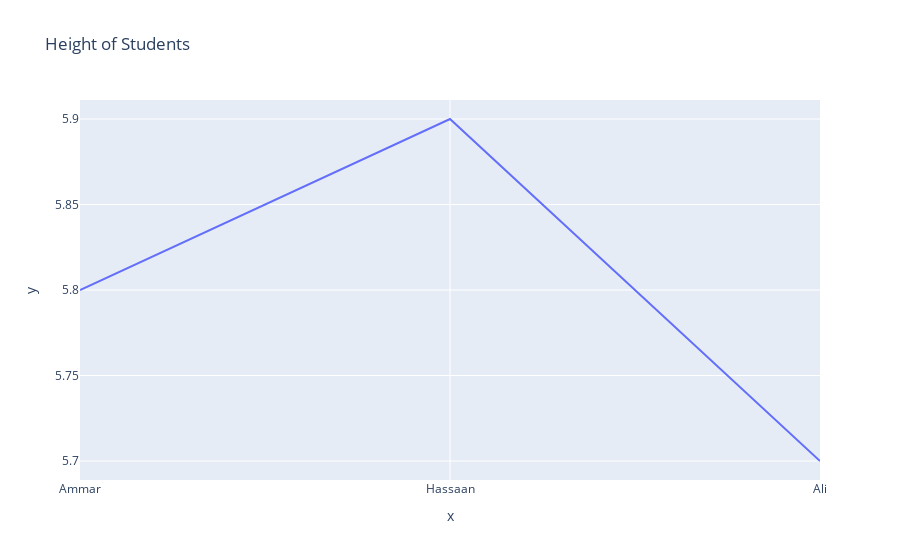

Write notebook code for a chart like this one.
### Code cell
names = ['Ammar', 'Hassaan', 'Ali']
height = [5.8, 5.9, 5.7]

# create a plot (line chart)
fig = px.line(x=names, y=height, title='Height of Students')
fig.show()

# save the plot in png file
fig.write_image("./plots/01_lineplot.png")

# save as stand alone html file 
fig.write_html("./plots/01_linelot.html")

### Figure 1 — Plotly figure (JSON) as saved in the notebook; plotly's stock layout.template omitted (floating-point values rounded to 4 significant figures)
{"data": [{"hovertemplate": "x=%{x}<br>y=%{y}<extra></extra>", "legendgroup": "", "line": {"color": "#636efa", "dash": "solid"}, "marker": {"symbol": "circle"}, "mode": "lines", "name": "", "orientation": "v", "showlegend": false, "type": "scatter", "x": ["Ammar", "Hassaan", "Ali"], "xaxis": "x", "y": [5.8, 5.9, 5.7], "yaxis": "y"}], "layout": {"legend": {"tracegroupgap": 0}, "title": {"text": "Height of Students"}, "xaxis": {"anchor": "y", "domain": [0, 1], "title": {"text": "x"}}, "yaxis": {"anchor": "x", "domain": [0, 1], "title": {"text": "y"}}}}
